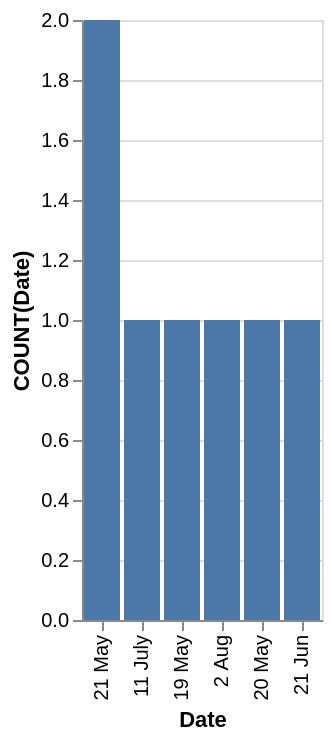

Write the Vega-Lite specification saved for this chart.
### Vega-Lite specification from a JSON file in a GitHub repository (floating-point values rounded to 4 significant figures)
{"data": {"values": [{"x_data": "11 July", "y_data": 1}, {"x_data": "19 May", "y_data": 1}, {"x_data": "2 Aug", "y_data": 1}, {"x_data": "20 May", "y_data": 1}, {"x_data": "21 Jun", "y_data": 1}, {"x_data": "21 May", "y_data": 2}]}, "mark": "bar", "encoding": {"x": {"field": "x_data", "type": "nominal", "title": "Date", "sort": {"op": "sum", "field": "y_data", "order": "descending"}}, "y": {"field": "y_data", "type": "quantitative", "title": "COUNT(Date)"}}}
